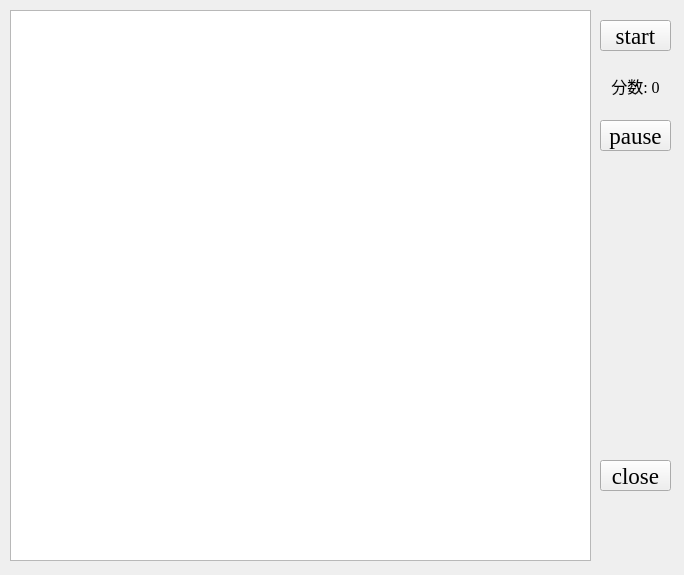
<?xml version="1.0" encoding="UTF-8"?>
<ui version="4.0">
 <class>FlightShooting</class>
 <widget class="QMainWindow" name="FlightShooting">
  <property name="geometry">
   <rect>
    <x>0</x>
    <y>0</y>
    <width>684</width>
    <height>575</height>
   </rect>
  </property>
  <property name="font">
   <font>
    <family>Times New Roman</family>
    <pointsize>12</pointsize>
   </font>
  </property>
  <property name="windowTitle">
   <string>FlightShooting</string>
  </property>
  <property name="windowIcon">
   <iconset resource="resources.qrc">
    <normaloff>:/resources/game.png</normaloff>:/resources/game.png</iconset>
  </property>
  <widget class="QWidget" name="centralwidget">
   <widget class="QPushButton" name="start_btn">
    <property name="geometry">
     <rect>
      <x>600</x>
      <y>20</y>
      <width>71</width>
      <height>31</height>
     </rect>
    </property>
    <property name="font">
     <font>
      <family>Times New Roman</family>
      <pointsize>17</pointsize>
     </font>
    </property>
    <property name="text">
     <string>start</string>
    </property>
   </widget>
   <widget class="QPushButton" name="close_btn">
    <property name="geometry">
     <rect>
      <x>600</x>
      <y>460</y>
      <width>71</width>
      <height>31</height>
     </rect>
    </property>
    <property name="font">
     <font>
      <family>Times New Roman</family>
      <pointsize>17</pointsize>
     </font>
    </property>
    <property name="text">
     <string>close</string>
    </property>
   </widget>
   <widget class="QLabel" name="score">
    <property name="geometry">
     <rect>
      <x>600</x>
      <y>70</y>
      <width>71</width>
      <height>31</height>
     </rect>
    </property>
    <property name="text">
     <string>分数: 0</string>
    </property>
    <property name="alignment">
     <set>Qt::AlignmentFlag::AlignCenter</set>
    </property>
   </widget>
   <widget class="QGraphicsView" name="graphicsView">
    <property name="geometry">
     <rect>
      <x>10</x>
      <y>10</y>
      <width>581</width>
      <height>551</height>
     </rect>
    </property>
   </widget>
   <widget class="QPushButton" name="pause_btn">
    <property name="geometry">
     <rect>
      <x>600</x>
      <y>120</y>
      <width>71</width>
      <height>31</height>
     </rect>
    </property>
    <property name="font">
     <font>
      <family>Times New Roman</family>
      <pointsize>17</pointsize>
     </font>
    </property>
    <property name="text">
     <string>pause</string>
    </property>
   </widget>
  </widget>
 </widget>
 <resources>
  <include location="resources.qrc"/>
 </resources>
 <connections/>
</ui>
